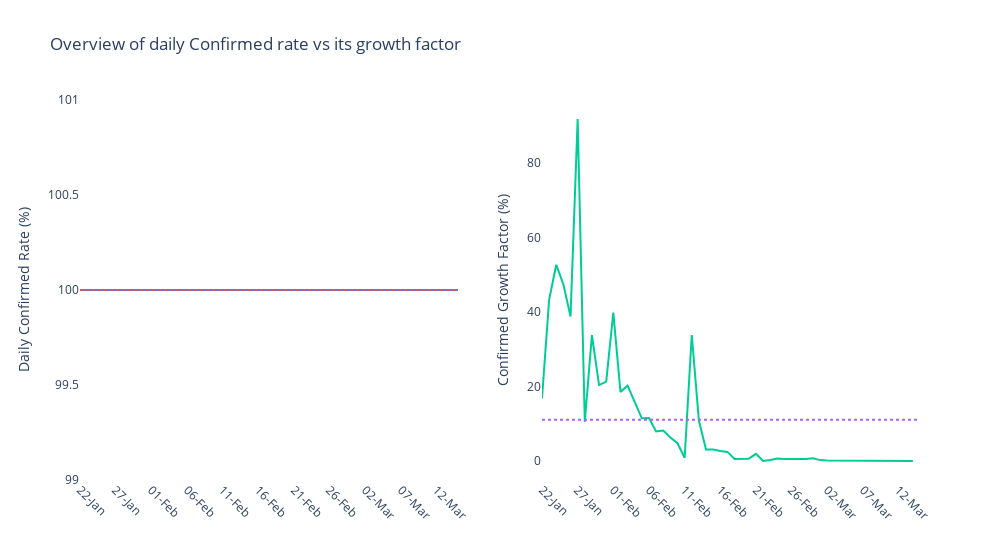

Notebook code cell kept with this figure:
### Markdown cell above
Since, we're comparing daily positive cases in our growth rate, the growth rate of positive case will be constant.

The growth factor in positive case spikes 5 days after lockdown. However, the trend goes downwards in the early February, with a minor spike in mid February and then continuing downward. 

At the latest observed date, the growth factor for positive case is less than 1%. This could indicate that the daily confirmed cases are slowing down.

### Code cell
create_growth_plots(observe_date,'confirmed')

### Figure 1 — Plotly figure (JSON) as saved in the notebook; plotly's stock layout.template omitted (floating-point values rounded to 4 significant figures)
{"data": [{"name": "Daily Confirmed Rate", "type": "scatter", "x": ["22-Jan", "23-Jan", "24-Jan", "25-Jan", "26-Jan", "27-Jan", "28-Jan", "29-Jan", "30-Jan", "31-Jan", "01-Feb", "02-Feb", "03-Feb", "04-Feb", "05-Feb", "06-Feb", "07-Feb", "08-Feb", "09-Feb", "10-Feb", "11-Feb", "12-Feb", "13-Feb", "14-Feb", "15-Feb", "16-Feb", "17-Feb", "18-Feb", "19-Feb", "20-Feb", "21-Feb", "22-Feb", "23-Feb", "24-Feb", "25-Feb", "26-Feb", "27-Feb", "28-Feb", "29-Feb", "01-Mar", "02-Mar", "03-Mar", "04-Mar", "05-Mar", "06-Mar", "07-Mar", "08-Mar", "09-Mar", "10-Mar", "11-Mar", "12-Mar", "13-Mar", "14-Mar", "15-Mar"], "xaxis": "x", "y": [100, 100, 100, 100, 100, 100, 100, 100, 100, 100, 100, 100, 100, 100, 100, 100, 100, 100, 100, 100, 100, 100, 100, 100, 100, 100, 100, 100, 100, 100, 100, 100, 100, 100, 100, 100, 100, 100, 100, 100, 100, 100, 100, 100, 100, 100, 100, 100, 100, 100, 100, 100, 100, 100], "yaxis": "y"}, {"line": {"dash": "dot"}, "name": "Average Confirmed Rate", "type": "scatter", "x": ["22-Jan", "23-Jan", "24-Jan", "25-Jan", "26-Jan", "27-Jan", "28-Jan", "29-Jan", "30-Jan", "31-Jan", "01-Feb", "02-Feb", "03-Feb", "04-Feb", "05-Feb", "06-Feb", "07-Feb", "08-Feb", "09-Feb", "10-Feb", "11-Feb", "12-Feb", "13-Feb", "14-Feb", "15-Feb", "16-Feb", "17-Feb", "18-Feb", "19-Feb", "20-Feb", "21-Feb", "22-Feb", "23-Feb", "24-Feb", "25-Feb", "26-Feb", "27-Feb", "28-Feb", "29-Feb", "01-Mar", "02-Mar", "03-Mar", "04-Mar", "05-Mar", "06-Mar", "07-Mar", "08-Mar", "09-Mar", "10-Mar", "11-Mar", "12-Mar", "13-Mar", "14-Mar", "15-Mar"], "xaxis": "x", "y": [100, 100, 100, 100, 100, 100, 100, 100, 100, 100, 100, 100, 100, 100, 100, 100, 100, 100, 100, 100, 100, 100, 100, 100, 100, 100, 100, 100, 100, 100, 100, 100, 100, 100, 100, 100, 100, 100, 100, 100, 100, 100, 100, 100, 100, 100, 100, 100, 100, 100, 100, 100, 100, 100], "yaxis": "y"}, {"name": "Daily Confirmed Growth Factor", "type": "scatter", "x": ["22-Jan", "23-Jan", "24-Jan", "25-Jan", "26-Jan", "27-Jan", "28-Jan", "29-Jan", "30-Jan", "31-Jan", "01-Feb", "02-Feb", "03-Feb", "04-Feb", "05-Feb", "06-Feb", "07-Feb", "08-Feb", "09-Feb", "10-Feb", "11-Feb", "12-Feb", "13-Feb", "14-Feb", "15-Feb", "16-Feb", "17-Feb", "18-Feb", "19-Feb", "20-Feb", "21-Feb", "22-Feb", "23-Feb", "24-Feb", "25-Feb", "26-Feb", "27-Feb", "28-Feb", "29-Feb", "01-Mar", "02-Mar", "03-Mar", "04-Mar", "05-Mar", "06-Mar", "07-Mar", "08-Mar", "09-Mar", "10-Mar", "11-Mar", "12-Mar", "13-Mar", "14-Mar", "15-Mar"], "xaxis": "x2", "y": [16.82, 43.35, 52.73, 47.39, 38.85, 91.9, 10.48, 33.84, 20.42, 21.34, 39.9, 18.58, 20.25, 15.75, 11.47, 11.53, 7.933, 8.19, 6.323, 4.777, 0.8392, 33.86, 10.8, 3.1, 3.071, 2.723, 2.453, 0.549, 0.6077, 0.6307, 1.921, 0.0208, 0.2781, 0.6584, 0.5215, 0.5547, 0.4153, 0.5417, 0.7255, 0.2505, 0.1562, 0.1497, 0.1881, 0.1878, 0.09805, 0.05828, 0.04461, 0.02725, 0.03467, 0.009903, 0.009902, 0.03218, 0.02598], "yaxis": "y2"}, {"line": {"dash": "dot"}, "name": "Daily Average Confirmed <br> Growth Factor", "type": "scatter", "x": ["22-Jan", "23-Jan", "24-Jan", "25-Jan", "26-Jan", "27-Jan", "28-Jan", "29-Jan", "30-Jan", "31-Jan", "01-Feb", "02-Feb", "03-Feb", "04-Feb", "05-Feb", "06-Feb", "07-Feb", "08-Feb", "09-Feb", "10-Feb", "11-Feb", "12-Feb", "13-Feb", "14-Feb", "15-Feb", "16-Feb", "17-Feb", "18-Feb", "19-Feb", "20-Feb", "21-Feb", "22-Feb", "23-Feb", "24-Feb", "25-Feb", "26-Feb", "27-Feb", "28-Feb", "29-Feb", "01-Mar", "02-Mar", "03-Mar", "04-Mar", "05-Mar", "06-Mar", "07-Mar", "08-Mar", "09-Mar", "10-Mar", "11-Mar", "12-Mar", "13-Mar", "14-Mar", "15-Mar"], "xaxis": "x2", "y": [11.08, 11.08, 11.08, 11.08, 11.08, 11.08, 11.08, 11.08, 11.08, 11.08, 11.08, 11.08, 11.08, 11.08, 11.08, 11.08, 11.08, 11.08, 11.08, 11.08, 11.08, 11.08, 11.08, 11.08, 11.08, 11.08, 11.08, 11.08, 11.08, 11.08, 11.08, 11.08, 11.08, 11.08, 11.08, 11.08, 11.08, 11.08, 11.08, 11.08, 11.08, 11.08, 11.08, 11.08, 11.08, 11.08, 11.08, 11.08, 11.08, 11.08, 11.08, 11.08, 11.08, 11.08], "yaxis": "y2"}], "layout": {"paper_bgcolor": "rgba(0,0,0,0)", "plot_bgcolor": "rgba(0,0,0,0)", "showlegend": false, "title": {"text": "Overview of daily Confirmed rate vs its growth factor"}, "width": 1000, "xaxis": {"anchor": "y", "domain": [0, 0.45], "showgrid": false, "tickangle": 45, "tickvals": ["22-Jan", "27-Jan", "01-Feb", "06-Feb", "11-Feb", "16-Feb", "21-Feb", "26-Feb", "02-Mar", "07-Mar", "12-Mar"]}, "xaxis2": {"anchor": "y2", "domain": [0.55, 1], "showgrid": false, "tickangle": 45, "tickvals": ["22-Jan", "27-Jan", "01-Feb", "06-Feb", "11-Feb", "16-Feb", "21-Feb", "26-Feb", "02-Mar", "07-Mar", "12-Mar"]}, "yaxis": {"anchor": "x", "domain": [0, 1], "showgrid": false, "title": {"text": "Daily Confirmed Rate (%)"}}, "yaxis2": {"anchor": "x2", "domain": [0, 1], "showgrid": false, "title": {"text": "Confirmed Growth Factor (%)"}}}}
